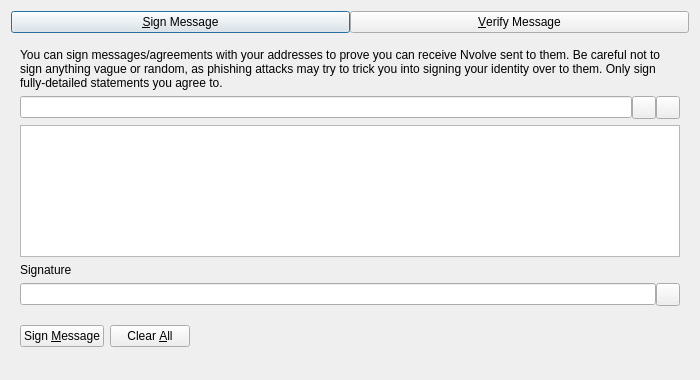
<?xml version="1.0" encoding="UTF-8"?>
<ui version="4.0">
 <class>SignVerifyMessageDialog</class>
 <widget class="QDialog" name="SignVerifyMessageDialog">
  <property name="geometry">
   <rect>
    <x>0</x>
    <y>0</y>
    <width>700</width>
    <height>380</height>
   </rect>
  </property>
  <property name="windowTitle">
   <string>Signatures - Sign / Verify a Message</string>
  </property>
  <property name="modal">
   <bool>true</bool>
  </property>
  <layout class="QVBoxLayout" name="verticalLayout">
   <item>
    <layout class="QHBoxLayout" name="horizontalLayout_Buttons_2">
     <property name="spacing">
      <number>0</number>
     </property>
     <property name="topMargin">
      <number>0</number>
     </property>
     <item>
      <widget class="QPushButton" name="btnSignMessage">
       <property name="text">
        <string>&amp;Sign Message</string>
       </property>
       <property name="checkable">
        <bool>true</bool>
       </property>
      </widget>
     </item>
     <item>
      <widget class="QPushButton" name="btnVerifyMessage">
       <property name="text">
        <string>&amp;Verify Message</string>
       </property>
       <property name="checkable">
        <bool>true</bool>
       </property>
      </widget>
     </item>
    </layout>
   </item>
   <item>
    <widget class="QStackedWidget" name="stackedWidgetSig">
     <property name="minimumSize">
      <size>
       <width>0</width>
       <height>0</height>
      </size>
     </property>
     <property name="currentIndex">
      <number>0</number>
     </property>
     <widget class="QWidget" name="pageSignMessage">
      <layout class="QVBoxLayout" name="verticalLayout_SM">
       <item>
        <widget class="QLabel" name="infoLabel_SM">
         <property name="text">
          <string>You can sign messages/agreements with your addresses to prove you can receive Nvolve sent to them. Be careful not to sign anything vague or random, as phishing attacks may try to trick you into signing your identity over to them. Only sign fully-detailed statements you agree to.</string>
         </property>
         <property name="textFormat">
          <enum>Qt::PlainText</enum>
         </property>
         <property name="wordWrap">
          <bool>true</bool>
         </property>
        </widget>
       </item>
       <item>
        <layout class="QHBoxLayout" name="horizontalLayout_1_SM">
         <property name="spacing">
          <number>0</number>
         </property>
         <item>
          <widget class="QValidatedLineEdit" name="addressIn_SM">
           <property name="toolTip">
            <string>The Nvolve address to sign the message with</string>
           </property>
          </widget>
         </item>
         <item>
          <widget class="QToolButton" name="addressBookButton_SM">
           <property name="toolTip">
            <string>Choose previously used address</string>
           </property>
           <property name="text">
            <string/>
           </property>
           <property name="shortcut">
            <string>Alt+A</string>
           </property>
          </widget>
         </item>
         <item>
          <widget class="QToolButton" name="pasteButton_SM">
           <property name="toolTip">
            <string>Paste address from clipboard</string>
           </property>
           <property name="text">
            <string/>
           </property>
           <property name="shortcut">
            <string>Alt+P</string>
           </property>
          </widget>
         </item>
        </layout>
       </item>
       <item>
        <widget class="QPlainTextEdit" name="messageIn_SM">
         <property name="toolTip">
          <string>Enter the message you want to sign here</string>
         </property>
        </widget>
       </item>
       <item>
        <widget class="QLabel" name="signatureLabel_SM">
         <property name="text">
          <string>Signature</string>
         </property>
         <property name="textFormat">
          <enum>Qt::PlainText</enum>
         </property>
        </widget>
       </item>
       <item>
        <layout class="QHBoxLayout" name="horizontalLayout_2_SM">
         <property name="spacing">
          <number>0</number>
         </property>
         <item>
          <widget class="QLineEdit" name="signatureOut_SM">
           <property name="readOnly">
            <bool>true</bool>
           </property>
          </widget>
         </item>
         <item>
          <widget class="QToolButton" name="copySignatureButton_SM">
           <property name="toolTip">
            <string>Copy the current signature to the system clipboard</string>
           </property>
           <property name="text">
            <string/>
           </property>
          </widget>
         </item>
        </layout>
       </item>
       <item>
        <layout class="QHBoxLayout" name="horizontalLayout_3_SM">
         <item>
          <widget class="QPushButton" name="signMessageButton_SM">
           <property name="toolTip">
            <string>Sign the message to prove you own this Nvolve address</string>
           </property>
           <property name="text">
            <string>Sign &amp;Message</string>
           </property>
           <property name="autoDefault">
            <bool>false</bool>
           </property>
          </widget>
         </item>
         <item>
          <widget class="QPushButton" name="clearButton_SM">
           <property name="toolTip">
            <string>Reset all sign message fields</string>
           </property>
           <property name="text">
            <string>Clear &amp;All</string>
           </property>
           <property name="autoDefault">
            <bool>false</bool>
           </property>
          </widget>
         </item>
         <item>
          <spacer name="horizontalSpacer_1_SM">
           <property name="orientation">
            <enum>Qt::Horizontal</enum>
           </property>
           <property name="sizeHint" stdset="0">
            <size>
             <width>40</width>
             <height>48</height>
            </size>
           </property>
          </spacer>
         </item>
         <item>
          <widget class="QLabel" name="statusLabel_SM">
           <property name="text">
            <string/>
           </property>
           <property name="wordWrap">
            <bool>true</bool>
           </property>
          </widget>
         </item>
         <item>
          <spacer name="horizontalSpacer_2_SM">
           <property name="orientation">
            <enum>Qt::Horizontal</enum>
           </property>
           <property name="sizeHint" stdset="0">
            <size>
             <width>40</width>
             <height>48</height>
            </size>
           </property>
          </spacer>
         </item>
        </layout>
       </item>
      </layout>
     </widget>
     <widget class="QWidget" name="pageVerifyMessage">
      <layout class="QVBoxLayout" name="verticalLayout_VM">
       <item>
        <widget class="QLabel" name="infoLabel_VM">
         <property name="text">
          <string>Enter the receiver's address, message (ensure you copy line breaks, spaces, tabs, etc. exactly) and signature below to verify the message. Be careful not to read more into the signature than what is in the signed message itself, to avoid being tricked by a man-in-the-middle attack. Note that this only proves the signing party receives with the address, it cannot prove sendership of any transaction!</string>
         </property>
         <property name="textFormat">
          <enum>Qt::PlainText</enum>
         </property>
         <property name="alignment">
          <set>Qt::AlignLeading|Qt::AlignLeft|Qt::AlignTop</set>
         </property>
         <property name="wordWrap">
          <bool>true</bool>
         </property>
        </widget>
       </item>
       <item>
        <layout class="QHBoxLayout" name="horizontalLayout_1_VM">
         <property name="spacing">
          <number>0</number>
         </property>
         <item>
          <widget class="QValidatedLineEdit" name="addressIn_VM">
           <property name="toolTip">
            <string>The Nvolve address the message was signed with</string>
           </property>
          </widget>
         </item>
         <item>
          <widget class="QToolButton" name="addressBookButton_VM">
           <property name="toolTip">
            <string>Choose previously used address</string>
           </property>
           <property name="text">
            <string/>
           </property>
           <property name="shortcut">
            <string>Alt+A</string>
           </property>
          </widget>
         </item>
        </layout>
       </item>
       <item>
        <widget class="QPlainTextEdit" name="messageIn_VM"/>
       </item>
       <item>
        <widget class="QValidatedLineEdit" name="signatureIn_VM"/>
       </item>
       <item>
        <layout class="QHBoxLayout" name="horizontalLayout_2_VM">
         <item>
          <widget class="QPushButton" name="verifyMessageButton_VM">
           <property name="toolTip">
            <string>Verify the message to ensure it was signed with the specified Nvolve address</string>
           </property>
           <property name="text">
            <string>Verify &amp;Message</string>
           </property>
           <property name="autoDefault">
            <bool>false</bool>
           </property>
          </widget>
         </item>
         <item>
          <widget class="QPushButton" name="clearButton_VM">
           <property name="toolTip">
            <string>Reset all verify message fields</string>
           </property>
           <property name="text">
            <string>Clear &amp;All</string>
           </property>
           <property name="autoDefault">
            <bool>false</bool>
           </property>
          </widget>
         </item>
         <item>
          <spacer name="horizontalSpacer_1_VM">
           <property name="orientation">
            <enum>Qt::Horizontal</enum>
           </property>
           <property name="sizeHint" stdset="0">
            <size>
             <width>40</width>
             <height>48</height>
            </size>
           </property>
          </spacer>
         </item>
         <item>
          <widget class="QLabel" name="statusLabel_VM">
           <property name="text">
            <string/>
           </property>
           <property name="wordWrap">
            <bool>true</bool>
           </property>
          </widget>
         </item>
         <item>
          <spacer name="horizontalSpacer_2_VM">
           <property name="orientation">
            <enum>Qt::Horizontal</enum>
           </property>
           <property name="sizeHint" stdset="0">
            <size>
             <width>40</width>
             <height>48</height>
            </size>
           </property>
          </spacer>
         </item>
        </layout>
       </item>
      </layout>
     </widget>
    </widget>
   </item>
  </layout>
 </widget>
 <customwidgets>
  <customwidget>
   <class>QValidatedLineEdit</class>
   <extends>QLineEdit</extends>
   <header>qt/qvalidatedlineedit.h</header>
  </customwidget>
 </customwidgets>
 <resources>
  <include location="../nvolve.qrc"/>
 </resources>
 <connections/>
</ui>
